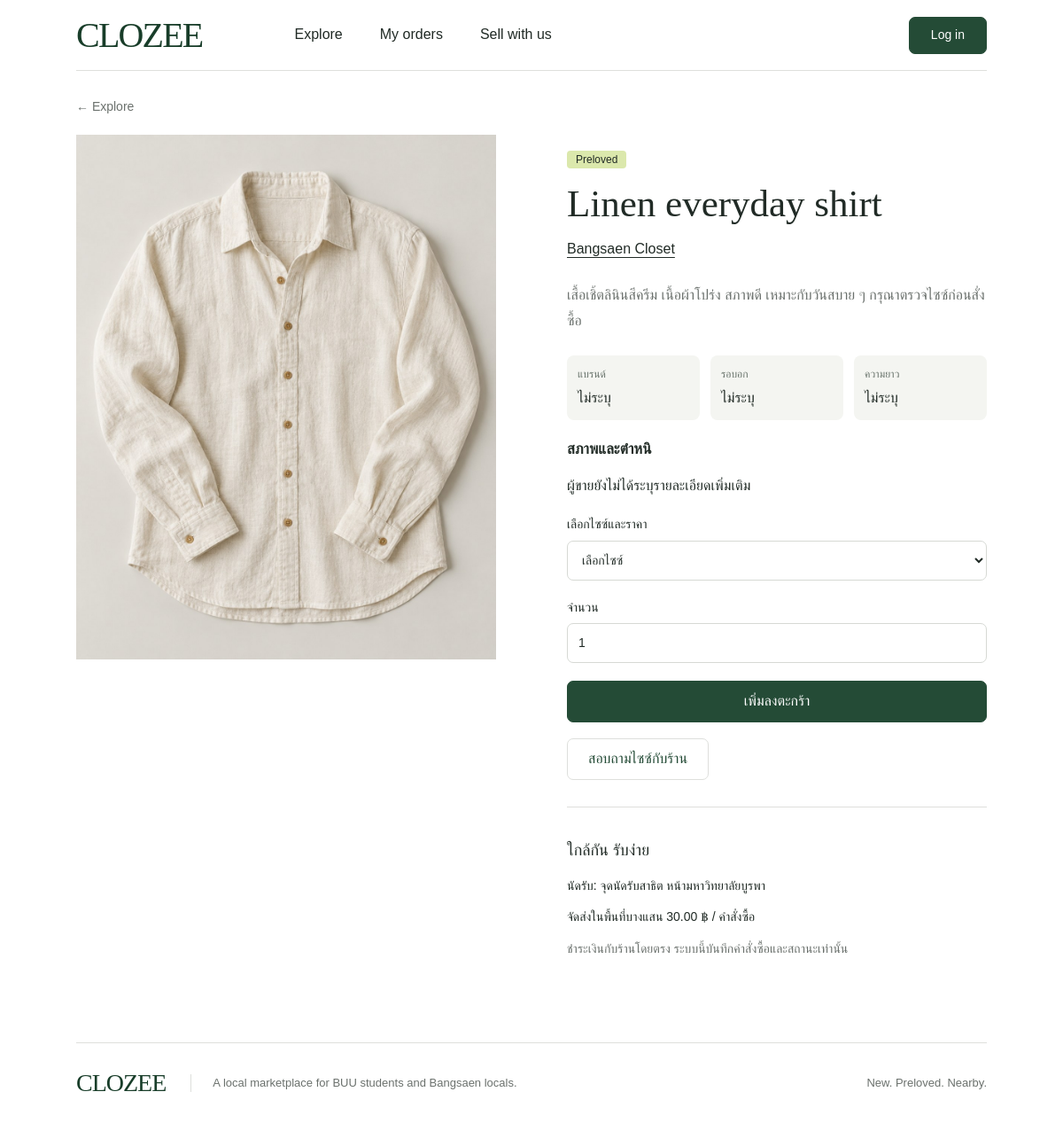
Screenshot of /product.php?id=1 with the database file from the repository.
### tables this page shows
CREATE TABLE products (
    product_id BIGINT UNSIGNED NOT NULL AUTO_INCREMENT,
    shop_id BIGINT UNSIGNED NOT NULL,
    product_name VARCHAR(180) NOT NULL,
    description TEXT NULL,
    category VARCHAR(80) NULL,
    condition_type ENUM('new','secondhand') NOT NULL,
    image_path VARCHAR(255) NULL,
    brand VARCHAR(100) NULL,
    chest_cm DECIMAL(4,1) NULL,
    length_cm DECIMAL(4,1) NULL,
    condition_notes VARCHAR(1000) NULL,
    is_active TINYINT(1) NOT NULL DEFAULT 1,
    created_at TIMESTAMP NOT NULL DEFAULT CURRENT_TIMESTAMP,
    updated_at TIMESTAMP NOT NULL DEFAULT CURRENT_TIMESTAMP ON UPDATE CURRENT_TIMESTAMP,
    PRIMARY KEY (product_id),
    KEY idx_products_shop (shop_id),
    KEY idx_products_condition_active (condition_type, is_active),
    CONSTRAINT ck_products_chest CHECK (chest_cm IS NULL OR (chest_cm > 0 AND chest_cm <= 300)),
    CONSTRAINT ck_products_length CHECK (length_cm IS NULL OR (length_cm > 0 AND length_cm <= 300)),
    CONSTRAINT fk_products_shop FOREIGN KEY (shop_id)
      REFERENCES shops(shop_id) ON UPDATE CASCADE ON DELETE RESTRICT
);

CREATE TABLE shops (
    shop_id BIGINT UNSIGNED NOT NULL AUTO_INCREMENT,
    owner_user_id BIGINT UNSIGNED NOT NULL,
    shop_name VARCHAR(150) NOT NULL,
    description TEXT NULL,
    pickup_location VARCHAR(255) NULL,
    is_active TINYINT(1) NOT NULL DEFAULT 1,
    created_at TIMESTAMP NOT NULL DEFAULT CURRENT_TIMESTAMP,
    updated_at TIMESTAMP NOT NULL DEFAULT CURRENT_TIMESTAMP ON UPDATE CURRENT_TIMESTAMP,
    PRIMARY KEY (shop_id),
    UNIQUE KEY uq_shops_owner (owner_user_id),
    CONSTRAINT fk_shops_owner FOREIGN KEY (owner_user_id)
      REFERENCES users(user_id) ON UPDATE CASCADE ON DELETE RESTRICT
);

### public/product.php (called while the page is built)
<?php require __DIR__.'/../app/bootstrap.php';require ROOT.'/app/pages/product.php';

### app/config/example.php (called while the page is built)
<?php
return [
    'db_host' => '127.0.0.1',
    'db_port' => 3306,
    'db_name' => 'clozee',
    'db_user' => 'clozee',
    'db_pass' => '',
    'table_prefix' => '',
    'base_path' => '',
    'secure_cookies' => true,
    'delivery_fee' => '30.00',
];

### app/bootstrap.php (called while the page is built, shortened)
<?php
function config(): array
{
    static $values;
    if (is_array($values)) return $values;
    $values = require __DIR__ . '/config/example.php';
    $values['base_path'] = rtrim((string)$values['base_path'], '/');
    return $values;
}
require __DIR__ . '/config/tables.php';
require __DIR__ . '/config/db.php';
require __DIR__ . '/validation.php';
require __DIR__ . '/services/ProductImageService.php';
function url(string $path = ''): string { return config()['base_path'] . '/' . ltrim($path, '/'); }
function h(mixed $value): string { return htmlspecialchars((string)$value, ENT_QUOTES | ENT_SUBSTITUTE, 'UTF-8'); }

### app/config/db.php (called while the page is built, shortened)
<?php
function db(): PDO
{
    static $pdo;
    if ($pdo instanceof PDO) return $pdo;
    $c = config();
    $pdo = new PDO(
        sprintf('mysql:host=%s;port=%d;dbname=%s;charset=utf8mb4', $c['db_host'], $c['db_port'], $c['db_name']),
        $c['db_user'], $c['db_pass'],
        [PDO::ATTR_ERRMODE => PDO::ERRMODE_EXCEPTION, PDO::ATTR_DEFAULT_FETCH_MODE => PDO::FETCH_ASSOC,
         PDO::ATTR_EMULATE_PREPARES => false, PDO::ATTR_STRINGIFY_FETCHES => false]
    );
    $pdo->exec("SET time_zone = '+00:00'");
    return $pdo;
}
function query(string $sql, array $params = []): PDOStatement
{
    $statement = db()->prepare(resolve_sql($sql));
    $statement->execute($params);
    return $statement;
}

### app/config/tables.php (called while the page is built, shortened)
<?php
function table_name(string $logical): string {
    $prefix=config()['table_prefix'];
    return $prefix.$logical;
}
function resolve_sql(string $sql): string {
    return preg_replace_callback('/\{\{([a-z_]+)\}\}/',fn(array $m):string=>'`'.table_name($m[1]).'`',$sql);
}

### app/services/ProductImageService.php (called while the page is built, shortened)
<?php
function product_image_url(array $product): string {
    return url('assets/images/'.(in_array($product['image_path']??'',IMAGES,true)?$product['image_path']:'linen.jpg'));
}

### app/validation.php (called while the page is built, shortened)
<?php
function cents(mixed $value): int {
    if (!preg_match('/^(0|[1-9][0-9]{0,6})(?:\.([0-9]{1,2}))?$/D', (string)$value, $m)) throw new ValidationException('ราคาต้องไม่ติดลบและมีทศนิยมไม่เกิน 2 หลัก');
    return (int)$m[1]*100 + (int)str_pad($m[2]??'', 2, '0');
}
function money(mixed $decimal): string { return number_format(cents((string)$decimal)/100, 2) . ' ฿'; }

### app/pages/product.php (the view, shortened to what this page needs)
<?php
$id=filter_var($_GET['id']??null,FILTER_VALIDATE_INT);if(!$id) fail(404,'ไม่พบสินค้า');
$p=query('SELECT p.*,s.shop_name,s.owner_user_id,s.pickup_location FROM {{products}} p JOIN {{shops}} s ON s.shop_id=p.shop_id WHERE p.product_id=? AND p.is_active=1 AND s.is_active=1',[$id])->fetch();
$title=$p['product_name'];require ROOT.'/app/templates/header.php'; ?>
<a class="back-link" href="<?=h(url('products.php'))?>">← Explore</a><section class="detail-layout"><div class="detail-photo" data-product-gallery><img data-gallery-main src="<?=h(product_image_url($p))?>" alt="<?=h($p['product_name'])?>"></div><div class="detail-copy"><span class="condition"><?=$p['condition_type']==='new'?'New':'Preloved'?></span><h1><?=h($p['product_name'])?></h1><a class="underlined" href="<?=h(url('shop.php?id='.$p['shop_id']))?>"><?=h($p['shop_name'])?></a><p class="description"><?=nl2br(h($p['description']))?></p>
<dl class="product-measurements"><div><dt>แบรนด์</dt><dd><?=h($p['brand']??'ไม่ระบุ')?></dd></div><div><dt>รอบอก</dt><dd><?=$p['chest_cm']!==null?h($p['chest_cm']).' ซม.':'ไม่ระบุ'?></dd></div><div><dt>ความยาว</dt><dd><?=$p['length_cm']!==null?h($p['length_cm']).' ซม.':'ไม่ระบุ'?></dd></div></dl><div class="condition-details"><h2>สภาพและตำหนิ</h2><p><?=nl2br(h($p['condition_notes']??'ผู้ขายยังไม่ได้ระบุรายละเอียดเพิ่มเติม'))?></p></div>
<form action="<?=h(url('cart.php'))?>" method="post" class="stack"><label>เลือกไซซ์และราคา<select name="variant_id" required><option value="">เลือกไซซ์</option></select></label><label>จำนวน<input type="number" name="quantity" value="1" min="1" max="99" required></label><button class="button" type="submit">เพิ่มลงตะกร้า</button></form>
<form method="post" action="<?=h(url('messages.php'))?>" class="chat-start"><button class="button secondary" type="submit">สอบถามไซซ์กับร้าน</button></form>
<div class="delivery-note"><h2>ใกล้กัน รับง่าย</h2><p>นัดรับ: <?=h($p['pickup_location'])?></p><p>จัดส่งในพื้นที่บางแสน <?=money(config()['delivery_fee'])?> / คำสั่งซื้อ</p><p class="muted">ชำระเงินกับร้านโดยตรง ระบบนี้บันทึกคำสั่งซื้อและสถานะเท่านั้น</p></div></div></section>
<?php require ROOT.'/app/templates/footer.php'; ?>

### public/assets/css/app.css (style rules this page uses)
:root { --ink:#212b26;--green:#244b36;--sage:#eef2ed;--lime:#dbe8ac;--line:#dedfdc;--muted:#6b716d;--danger:#9a302b;--radius:7px;font-family:Arial,"Tahoma",sans-serif;color:var(--ink);background:#fff;font-size:16px;line-height:1.55 }
* { box-sizing:border-box }
body { margin:0 }
a { color:inherit;text-decoration:none }
button,input,select,textarea { font:inherit }
button,a,input,select,textarea { -webkit-tap-highlight-color:transparent }
button,a { touch-action:manipulation }
button { cursor:pointer }
img { display:block;max-width:100% }
.button,button.button { display:inline-flex;align-items:center;justify-content:center;border:1px solid var(--green);background:var(--green);color:#fff;min-height:46px;padding:10px 23px;border-radius:var(--radius);font-weight:500;white-space:nowrap;text-align:center }
.button.secondary { background:#fff;color:var(--green);border-color:var(--line) }
.condition { display:inline-block;padding:1px 10px;background:var(--lime);border-radius:4px;font-size:12px;line-height:1.5 }
.muted,.field-help { color:var(--muted) }
h1,h2,h3,p { overflow-wrap:anywhere }
input:not([type=checkbox]):not([type=radio]),select,textarea { display:block;min-height:45px;border:1px solid #d6d9d4;background:white;color:var(--ink);border-radius:var(--radius);padding:10px 12px;max-width:100% }
label { display:block;font-size:14px;font-weight:500 }
label>input,label>textarea,label>select { margin-top:7px;width:100% }
.stack { display:grid;gap:20px }
.back-link { display:inline-block;color:var(--muted);font-size:14px;margin:20px 0 }
.underlined { text-decoration:underline;text-underline-offset:4px }
.detail-layout { display:grid;grid-template-columns:1fr 1fr;gap:80px;padding:0 0 30px }
.detail-photo { max-width:600px }
.detail-photo img { width:100%;aspect-ratio:4/5;object-fit:cover }
.detail-copy { max-width:500px;padding:15px 0 }
.detail-copy h1 { font:43px/1.15 Georgia,serif;margin:14px 0 }
.description { white-space:normal;color:var(--muted);line-height:1.8;margin:25px 0 }
.delivery-note { border-top:1px solid var(--line);margin-top:30px;padding-top:20px;font-size:14px }
.delivery-note h2 { font-size:18px;font-weight:500 }
.chat-start { margin-top:18px }
.product-measurements { display:grid;grid-template-columns:repeat(3,minmax(0,1fr));gap:12px;margin:20px 0 }
.product-measurements div { padding:12px;background:#f4f5f1;border-radius:8px;min-width:0 }
.product-measurements dt { font-size:12px;color:#68736b }
.product-measurements dd { margin:5px 0 0;overflow-wrap:anywhere }
.condition-details { margin:20px 0 }
.condition-details h2 { font-size:17px }
.condition-details p { white-space:normal;overflow-wrap:anywhere }

### rows the page displays
products: image_path (picture), product_name "Linen everyday shirt", shop.shop_name "Bangsaen Closet", description "เสื้อเชิ้ตลินินสีครีม เนื้อผ้าโปร่ง สภาพดี เหมาะกับวันสบาย ๆ กรุณาตรวจไซซ์ก่อนสั่งซื้อ", brand "ไม่ระบุ", condition_notes "ผู้ขายยังไม่ได้ระบุรายละเอียดเพิ่มเติม", shop.pickup_location "จุดนัดรับสาธิต หน้ามหาวิทยาลัยบูรพา"

### other values shown
money(config()['delivery_fee']) "30.00 ฿"
